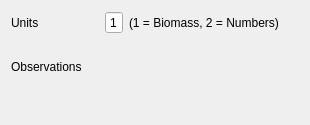
            <widget class="QWidget" name="tab_catch">
             <attribute name="title">
              <string>Catch</string>
             </attribute>
             <layout class="QVBoxLayout" name="verticalLayout_13">
              <item>
               <layout class="QGridLayout" name="gridLayout_catch">
                <item row="0" column="0">
                 <widget class="QLabel" name="label_catch_units">
                  <property name="text">
                   <string>Units                  </string>
                  </property>
                 </widget>
                </item>
                <item row="0" column="1">
                 <widget class="QSpinBox" name="spinBox_catch_units">
                  <property name="readOnly">
                   <bool>true</bool>
                  </property>
                  <property name="buttonSymbols">
                   <enum>QAbstractSpinBox::NoButtons</enum>
                  </property>
                  <property name="minimum">
                   <number>1</number>
                  </property>
                  <property name="maximum">
                   <number>2</number>
                  </property>
                 </widget>
                </item>
                <item row="0" column="2">
                 <widget class="QLabel" name="label_catch_units_info">
                  <property name="text">
                   <string>(1 = Biomass, 2 = Numbers)</string>
                  </property>
                 </widget>
                </item>
                <item row="2" column="0">
                 <widget class="QLabel" name="label_catch_obs">
                  <property name="text">
                   <string>Observations</string>
                  </property>
                 </widget>
                </item>
                <item row="3" column="0" colspan="3">
                 <layout class="QVBoxLayout" name="verticalLayout_catch_table"/>
                </item>
                <item row="1" column="2">
                 <spacer name="horizontalSpacer_8">
                  <property name="orientation">
                   <enum>Qt::Horizontal</enum>
                  </property>
                  <property name="sizeHint" stdset="0">
                   <size>
                    <width>40</width>
                    <height>20</height>
                   </size>
                  </property>
                 </spacer>
                </item>
                <item row="3" column="3">
                 <spacer name="verticalSpacer_11">
                  <property name="orientation">
                   <enum>Qt::Vertical</enum>
                  </property>
                  <property name="sizeHint" stdset="0">
                   <size>
                    <width>20</width>
                    <height>40</height>
                   </size>
                  </property>
                 </spacer>
                </item>
               </layout>
              </item>
             </layout>
            </widget>
